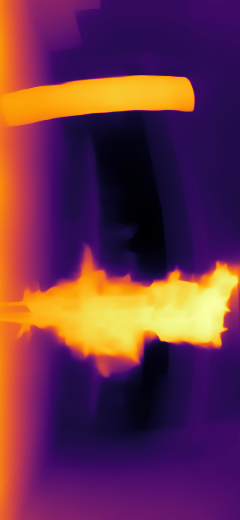
#> input picture CVCNN/DroneCV/real_depth/107087828_depth.png, 240 x 520 px; its folder holds only this picture in this run
$ python ColourToGreyScale.py
#> lines starting #> are read from the running program, lines starting #| are printed output that depends on the picture
import cv2
import numpy as np
import glob
import os

# input and output folders
input_folder = r'C:\Users\willi\Documents\DroneCV\real_depth'
output_folder = r'C:\Users\willi\Documents\DroneCV\real_depth_gray'

# create output folder if it doesn't exist
os.makedirs(output_folder, exist_ok=True)

# get all PNG images
files = glob.glob(os.path.join(input_folder, '*.png'))

for f in files:
    # read color image
    img = cv2.imread(f)  # BGR
#> img is the input picture: shape (520, 240, 3); mean B, G, R 74.5, 49.7, 105.2

    # convert to grayscale
    gray = cv2.cvtColor(img, cv2.COLOR_BGR2GRAY)
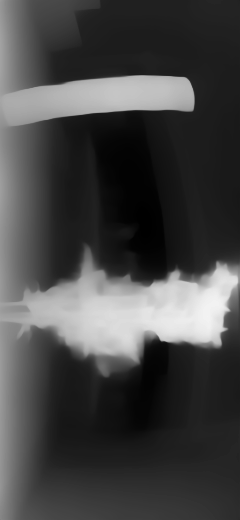
#> gray: shape (520, 240); min 0, max 244, mean 69.1

    # optional: invert if closer = brighter
    #gray_inverted = 255 - gray

    # optional: normalize to 0-255 for better contrast
    gray_norm = cv2.normalize(gray, None, 0, 255, cv2.NORM_MINMAX)

    # new filename in output folder
    base_name = os.path.basename(f)  # keeps original filename
    out_path = os.path.join(output_folder, base_name.replace('.png','_gray.png'))

    # save grayscale duplicate
    cv2.imwrite(out_path, gray_norm)

print("Done! Grayscale duplicates saved in:", output_folder)

$ run again, on CVCNN/DroneCV/real_depth/117253671_depth.png
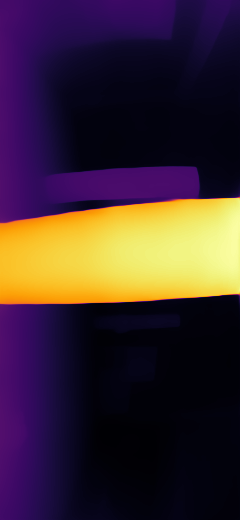
#> input picture CVCNN/DroneCV/real_depth/117253671_depth.png, 240 x 520 px
#> img is the input picture: shape (520, 240, 3); mean B, G, R 49.7, 42.6, 62
#> `gray = cv2.cvtColor(img, cv2.COLOR_BGR2GRAY)`:
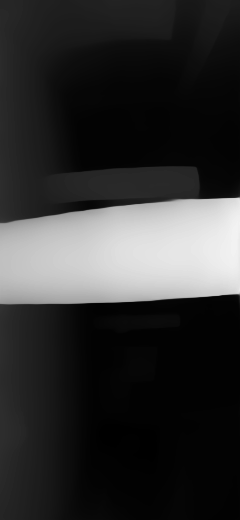
#> gray: shape (520, 240); min 0, max 244, mean 49.2

$ run again, on CVCNN/DroneCV/real_depth/128054301_depth.png
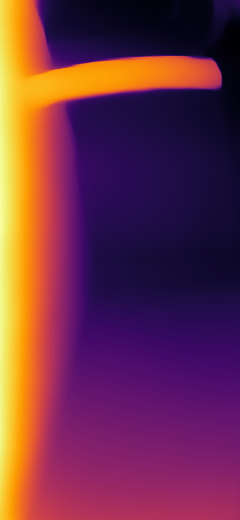
#> input picture CVCNN/DroneCV/real_depth/128054301_depth.png, 240 x 520 px
#> img is the input picture: shape (520, 240, 3); mean B, G, R 72.4, 49.8, 110.9
#> `gray = cv2.cvtColor(img, cv2.COLOR_BGR2GRAY)`:
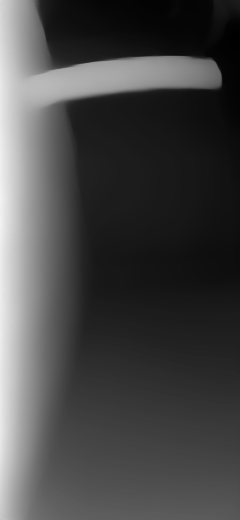
#> gray: shape (520, 240); min 0, max 244, mean 70.7

$ run again, on CVCNN/DroneCV/real_depth/130354291_depth.png
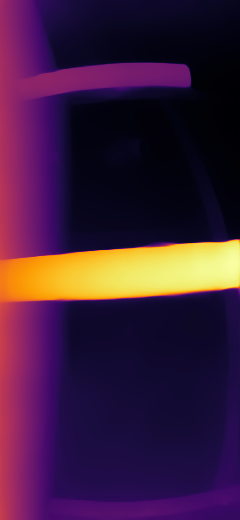
#> input picture CVCNN/DroneCV/real_depth/130354291_depth.png, 240 x 520 px
#> img is the input picture: shape (520, 240, 3); mean B, G, R 60.9, 30.4, 63.3
#> `gray = cv2.cvtColor(img, cv2.COLOR_BGR2GRAY)`:
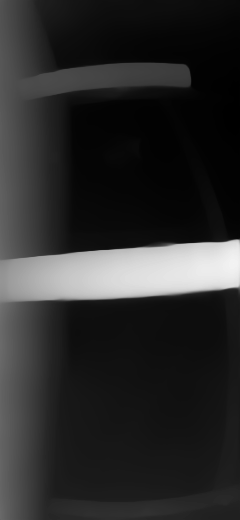
#> gray: shape (520, 240); min 0, max 244, mean 43.7

$ run again, on CVCNN/DroneCV/real_depth/114287755_depth.png
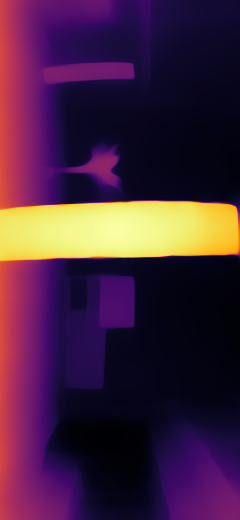
#> input picture CVCNN/DroneCV/real_depth/114287755_depth.png, 240 x 520 px
#> img is the input picture: shape (520, 240, 3); mean B, G, R 63.3, 36.4, 69.1
#> `gray = cv2.cvtColor(img, cv2.COLOR_BGR2GRAY)`:
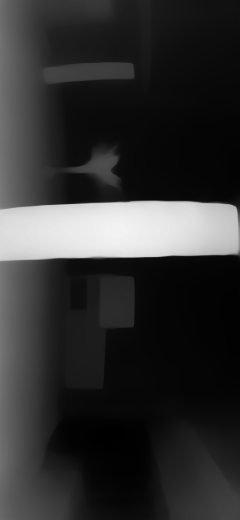
#> gray: shape (520, 240); min 0, max 244, mean 49.2
